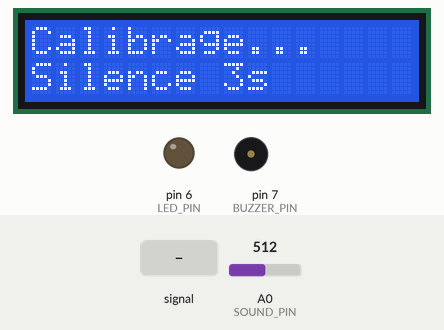
Simulated run of this sketch. Board: Arduino Uno, built with avr-gcc and run on an emulated ATmega328P. Parts: 16×2 character LCD, output pins drawn as LEDs (lit = HIGH), buzzer (waves = sounding). Dashed ring = blinking. The test bench sets the inputs (shaded band); at power-on: A0 (SOUND_PIN) = 512. What the sketch prints to the serial monitor is not drawn.

Above: at 1.4 s.
At 6.7 s:
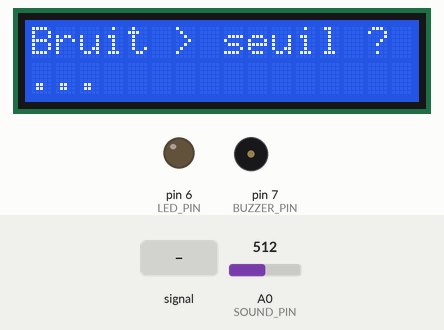
6.8 s: A0 (SOUND_PIN) fed a 200 Hz sine of ±81 counts around its level
At 7.8 s:
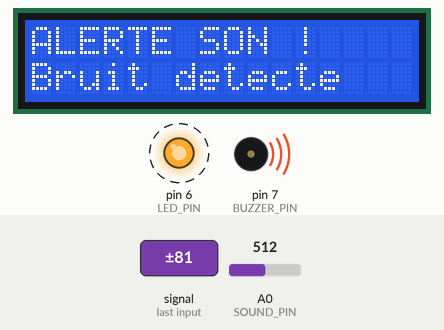
9.8 s: A0 (SOUND_PIN) set to 530
11.3 s: A0 (SOUND_PIN) set to 567
At 12.32 s:
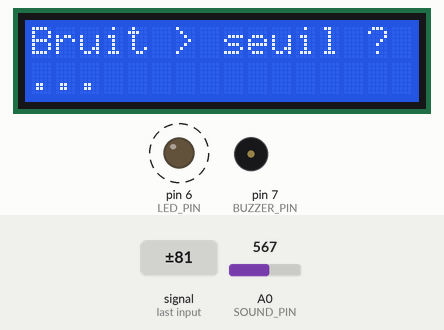
14.3 s: A0 (SOUND_PIN) fed a 200 Hz sine of ±81 counts around its level
17.3 s: A0 (SOUND_PIN) set to 511
At 17.9 s:
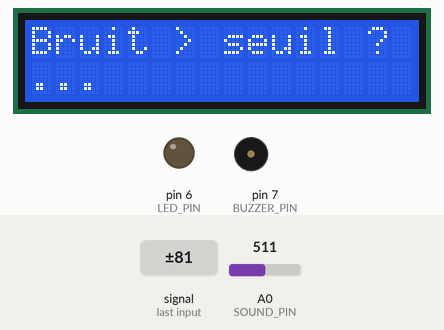
Timing chart, 0 to 19.8 s (numbered marks = the images above; inputs shaded):
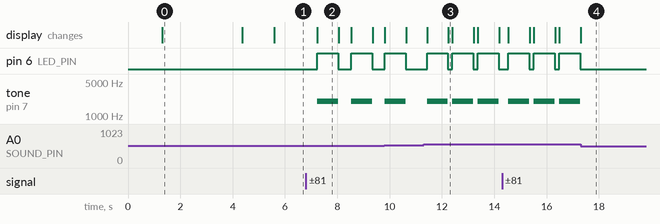

Measured:
- the behaviour switches between 552 and 553 on A0 (SOUND_PIN) (found by bisection; images 2 and 3)
- after the input at 6.8 s, pin 6 (LED_PIN): alternates HIGH for 0.80 s and LOW for 0.50 s, starting after 0.44 s; tone on pin 7 (BUZZER_PIN): alternates 2000 Hz for 0.80 s and silent for 0.50 s, starting after 0.44 s; the display: changes after 0.44 s (image 2)
- after the input at 11.3 s, pin 6 (LED_PIN): alternates HIGH for 0.80 s and LOW for 0.17 s, starting after 0.13 s; tone on pin 7 (BUZZER_PIN): alternates 2000 Hz for 0.80 s and silent for 0.17 s, starting after 0.13 s; the display: first changes after 0.13 s (image 3 shows a later state)
- after the input at 17.3 s, pin 6 (LED_PIN): stops changing and stays LOW; tone on pin 7 (BUZZER_PIN): stops changing and stays silent
- what the display in image 0 shows lasts 3.1 s, from 1.3 s to 4.4 s
- what the display in image 2 shows lasts 0.9 s, from 7.2 s to 8.1 s

The sketch:

sketch_jan27a__detecteur_de_son_ALERTE_SONORE_ET_VISUEL.ino
```cpp
#include <Wire.h>
#include <LiquidCrystal_I2C.h>

LiquidCrystal_I2C lcd(0x27, 16, 2);

const int SOUND_PIN = A0;
const int LED_PIN = 6;
const int BUZZER_PIN = 7;

int THRESHOLD = 520;

const int HIT_NEEDED = 6;
int hitCount = 0;

void show(const char* l1, const char* l2) {
  lcd.clear();
  lcd.setCursor(0, 0); lcd.print(l1);
  lcd.setCursor(0, 1); lcd.print(l2);
}

void setup() {
  pinMode(LED_PIN, OUTPUT);
  pinMode(BUZZER_PIN, OUTPUT);
  digitalWrite(LED_PIN, LOW);
  digitalWrite(BUZZER_PIN, LOW);

  Serial.begin(9600);

  lcd.init();
  lcd.backlight();
  show("Sound Detector", "Init...");
  delay(1200);
  show("Calibrage...", "Silence 3s");

  long sum = 0;
  const int samples = 300;
  for (int i = 0; i < samples; i++) {
    sum += analogRead(SOUND_PIN);
    delay(10);
  }
  int ambient = sum / samples;

  THRESHOLD = ambient + 40;

  Serial.print("Ambient = "); Serial.println(ambient);
  Serial.print("Threshold = "); Serial.println(THRESHOLD);

  show("Pret", "Seuil auto OK");
  delay(1200);
  show("Bruit > seuil ?", "...");
}

void alarmOn() {
  digitalWrite(LED_PIN, HIGH);
  tone(BUZZER_PIN, 2000);
}

void alarmOff() {
  digitalWrite(LED_PIN, LOW);
  noTone(BUZZER_PIN);
}

void loop() {
  int value = analogRead(SOUND_PIN);
  Serial.println(value);

  if (value > THRESHOLD) {
    hitCount++;
  } else {
    hitCount = 0;
  }

  if (hitCount >= HIT_NEEDED) {
    show("ALERTE SON !", "Bruit detecte");
    alarmOn();
    delay(800);
    alarmOff();
    show("Bruit > seuil ?", "...");
    hitCount = 0;
  }

  delay(20);
}
```
